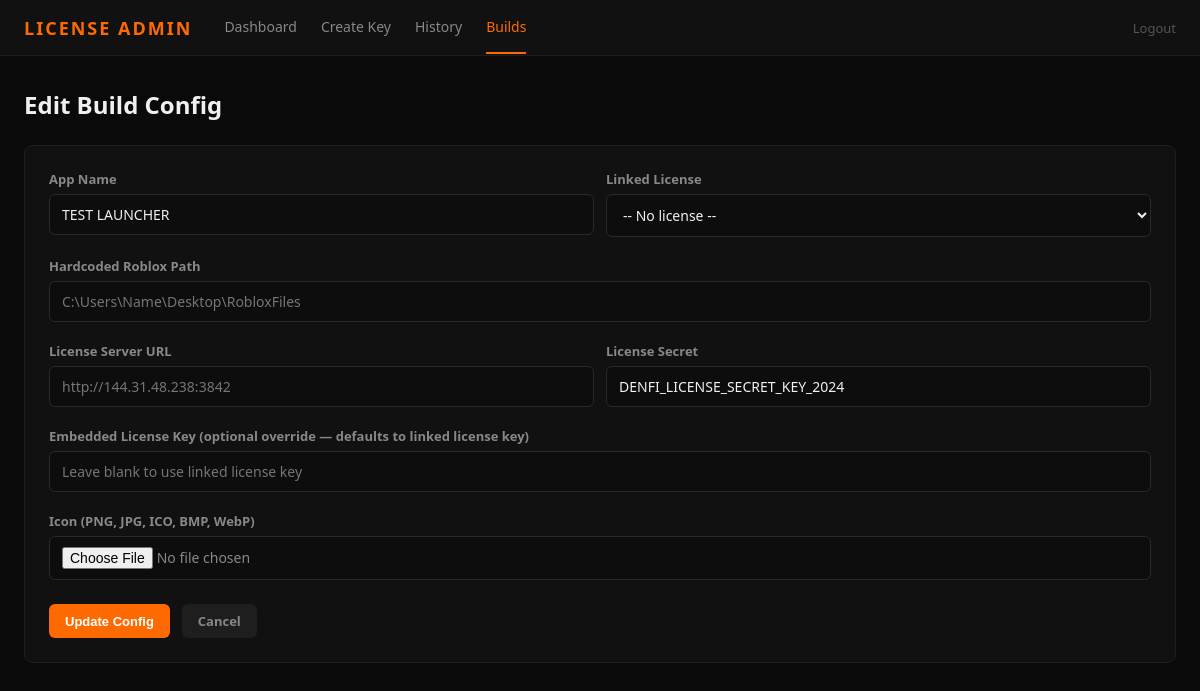
The app's page /build_config/1/edit (signed in), older data.
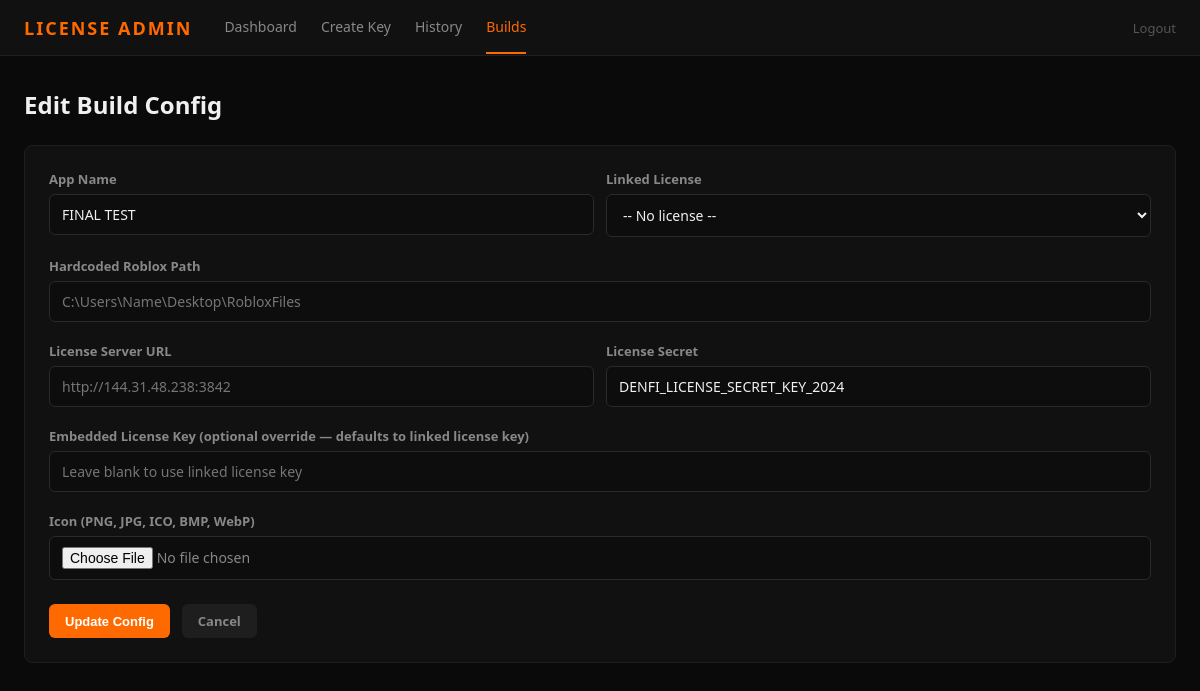
The same page, newer data.
### tables this page shows
CREATE TABLE build_configs (
            id INTEGER PRIMARY KEY AUTOINCREMENT,
            license_id INTEGER,
            app_name TEXT NOT NULL DEFAULT 'DENFI ROBLOX',
            hardcoded_path TEXT NOT NULL DEFAULT '',
            license_server_url TEXT DEFAULT '',
            license_secret TEXT DEFAULT 'DENFI_LICENSE_SECRET_KEY_2024',
            icon_filename TEXT DEFAULT '',
            embedded_key TEXT DEFAULT '',
            created_at REAL NOT NULL,
            updated_at REAL,
            FOREIGN KEY (license_id) REFERENCES licenses(id)
        );

### license_server/server.py (the view, shortened to what this page needs)
@app.route("/build_config/<int:config_id>/edit", methods=["GET", "POST"])
@require_admin
def edit_build_config(config_id):
    conn = get_db()
    config = conn.execute("SELECT * FROM build_configs WHERE id = ?", (config_id,)).fetchone()
    if not config:
        conn.close()
        flash("Build config not found", "error")
        return redirect(url_for("builds_page"))
    licenses = conn.execute(
        "SELECT id, license_key, note, status FROM licenses WHERE status IN ('active', 'pending', 'suspended') ORDER BY created_at DESC"
    ).fetchall()
    conn.close()
    config_dict = {
        "id": config["id"], "license_id": config["license_id"],
        "app_name": config["app_name"], "hardcoded_path": config["hardcoded_path"],
        "license_server_url": config["license_server_url"],
        "license_secret": config["license_secret"], "icon_filename": config["icon_filename"],
    }
    return render_template("build_config_form.html", config=config_dict, licenses=licenses)

### license_server/server.py (called while the page is built)
def get_db():
    conn = sqlite3.connect(DB_PATH)
    conn.row_factory = sqlite3.Row
    conn.execute("PRAGMA journal_mode=WAL")
    return conn

def require_admin(f):
    @wraps(f)
    def decorated(*args, **kwargs):
        if not session.get("admin_logged_in"):
            return redirect(url_for("login_page"))
        return f(*args, **kwargs)
    return decorated

### license_server/templates/build_config_form.html (shortened to what this page needs)
{% extends "base.html" %}
{% block content %}
<div class="page-header">
    <h1>{{ 'Edit' if config else 'Create' }} Build Config</h1>
</div>
<div class="card" style="padding: 24px;">
    <form method="POST" enctype="multipart/form-data">
        <div class="form-row">
            <div class="form-group">
                <label>App Name</label>
                <input type="text" name="app_name" value="{{ config.app_name if config else 'DENFI ROBLOX' }}" required placeholder="DENFI ROBLOX">
            </div>
            <div class="form-group">
                <label>Linked License</label>
                <select name="license_id">
                    <option value="">-- No license --</option>
                </select>
            </div>
        </div>
        <div class="form-group">
            <label>Hardcoded Roblox Path</label>
            <input type="text" name="hardcoded_path" value="{{ config.hardcoded_path if config else '' }}" placeholder="C:\Users\Name\Desktop\RobloxFiles">
        </div>
        <div class="form-row">
            <div class="form-group">
                <label>License Server URL</label>
                <input type="text" name="license_server_url" value="{{ config.license_server_url if config else '' }}" placeholder="http://144.31.48.238:3842">
            </div>
            <div class="form-group">
                <label>License Secret</label>
                <input type="text" name="license_secret" value="{{ config.license_secret if config else 'DENFI_LICENSE_SECRET_KEY_2024' }}" placeholder="DENFI_LICENSE_SECRET_KEY_2024">
            </div>
        </div>
        <div class="form-group">
            <label>Embedded License Key (optional override — defaults to linked license key)</label>
            <input type="text" name="embedded_key" value="{{ config.embedded_key if config else '' }}" placeholder="Leave blank to use linked license key">
        </div>
        <div class="form-group">
            <label>Icon (PNG, JPG, ICO, BMP, WebP)</label>
            <input type="file" name="icon" accept=".ico,.png,.jpg,.jpeg,.bmp,.webp" style="color: #888;">
        </div>
        <div style="display: flex; gap: 12px; margin-top: 24px;">
            <button type="submit" class="btn btn-primary">{{ 'Update Config' if config else 'Create Config' }}</button>
            <a href="{{ url_for('builds_page') }}" class="btn" style="background: #1e1e1e; color: #888;">Cancel</a>
        </div>
    </form>
</div>
{% endblock %}

Row changes from the older to the newer data that the page shows:
changed build_configs "DENFI_LICENSE_SECRET_KEY_2024": app_name "TEST LAUNCHER" → "FINAL TEST"
